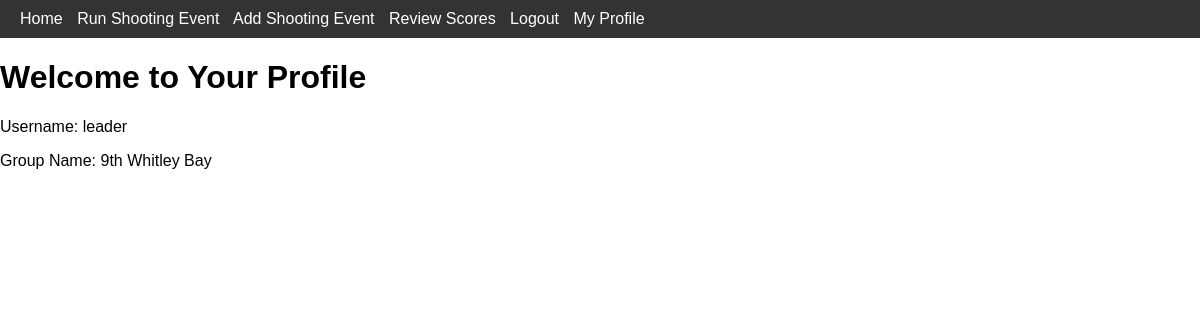
/my_profile (signed in), run on an earlier commit of the app's database.
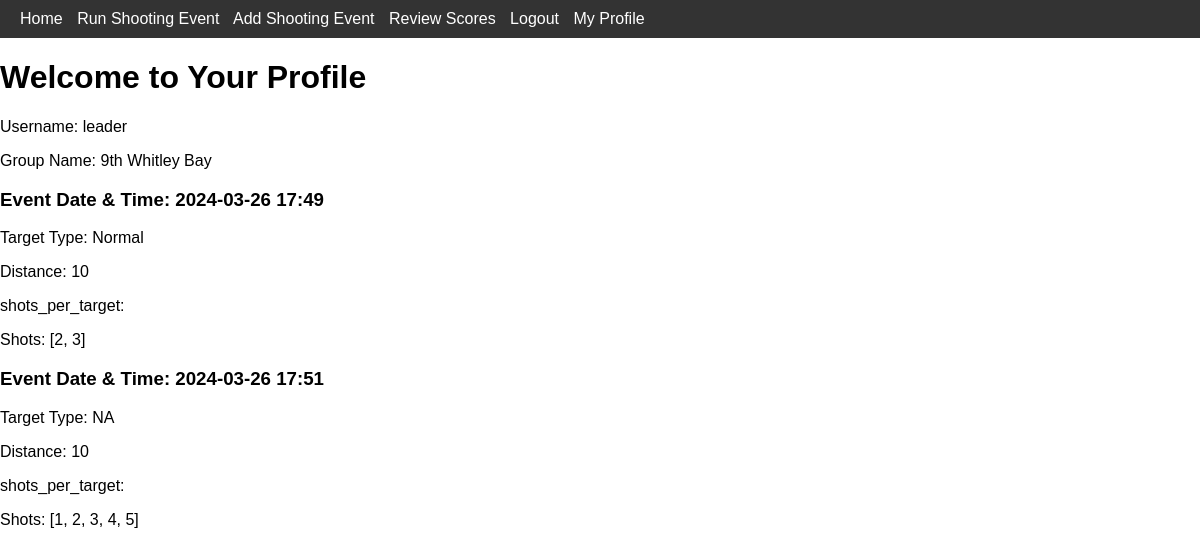
And on a later commit of the database.
### app.py (models this page shows)
class Event(db.Model):
    __tablename__ = "event"
    id = db.Column(db.Integer, primary_key=True)
    description = db.Column(db.String(100), nullable=True)
    date = db.Column(db.String(100), nullable=True)
    time = db.Column(db.String(100), nullable=True)

class Format(db.Model):
    __tablename__ = "format"
    id = db.Column(db.Integer, primary_key=True)
    shots_per_target = db.Column(db.Integer, nullable=False)
    target_type = db.Column(db.String(50), nullable=False)
    distance = db.Column(db.Integer, nullable=False)

### app.py (the view)
@app.route('/my_profile')
def my_profile():
    if 'username' not in session:
        return redirect(url_for('login'))
    username = session.get("username")
    user_id = session.get("user_id")
    user_data = User.query.filter_by(id = user_id).first()
    user_group_id = user_data.group_id
    user_group_data = Group.query.filter_by(id = user_group_id).first()
    n = user_group_data.number
    suffix = { 1: "st", 2: "nd", 3: "rd" }.get(n if (n < 20) else (n % 10), 'th')
    group_name = str(str(user_group_data.number) + suffix + " " + user_group_data.district)
    print(group_name)
    event_list = retrieve_shooting_data(user_id=user_id, user=user_data)
    return render_template('my_profile.html',
                           group_name = group_name,
                           username = username,
                           event_list=event_list
                           )

### templates/my_profile.html (shortened to what this page needs)
<!DOCTYPE html>
<html lang="en">
<head>
    <link rel="stylesheet" href="{{ url_for('static', filename='css/main.css') }}">
    <link rel="stylesheet" href="{{ url_for('static', filename='css/navbar_style.css') }}">
</head>
<body>
    {% include 'navbar.html' %}
    <h1>Welcome to Your Profile</h1>
    <p>Username: {{ username }}</p>
    <p>Group Name: {{ group_name }}</p>
    <div id="events-container">
        {% for event in event_list %}
        <div class="event-box">
            <h3>Event Date & Time: {{ event.event_date }} {{ event.event_time }}</h3>
            <p> Target Type: {{ event.target_type }}</p>
            <p> Distance: {{ event.distance }}</p>
            <p> shots_per_target: {{ event.shots_per_target }}</p>
            {% for shot_score in event.shot_scores %}
            <div class="shots-box">
                <p>Shots: {{ shot_score }}</p>
            </div>
            {% endfor %}
        </div>
        {% endfor %}
    </div>
</body>
</html>

### templates/navbar.html (shortened to what this page needs)
<nav class="navbar-container">
    <div class="container">
        <a href="">Home</a>
        <a href="run_event">Run Shooting Event</a>
        <a href="add_event">Add Shooting Event</a>
        <a href="review_scores">Review Scores</a>
            {% if 'username' in session %}
                <a href="{{ url_for('logout') }}">Logout</a>
                <a href="{{ url_for('my_profile') }}">My Profile</a>
            {% else %}
                <a href="{{ url_for('login') }}">Login</a>
                <a href="{{ url_for('signup') }}">Sign Up</a>
            {% endif %}
        </div>
</nav>

### static/css/main.css (style rules this page uses)
body { font-family: 'Arial', sans-serif; margin: 0; padding: 0; }
.container { max-width: 1200px; margin: 0 auto; }

### static/css/navbar_style.css (style rules this page uses)
.navbar-container { background-color: #333; padding: 10px 20px; }
.navbar-container a { color: white; text-decoration: none; margin-right: 10px; }

What changed in the data, as far as the page shows it:
added Event: event_date "2024-03-26", event_time "17:49"
added Format: target_type "Normal"
added Event: event_date "2024-03-26", event_time "17:51"
added Format: target_type "NA"
Also different on the page:
new list line: "Event Date & Time: Target Type: Distance: 10 shots_per_target: Shots: [2, 3]"
new list line: "Event Date & Time: Target Type: Distance: 10 shots_per_target: Shots: [1, 2, 3, 4, 5]"
